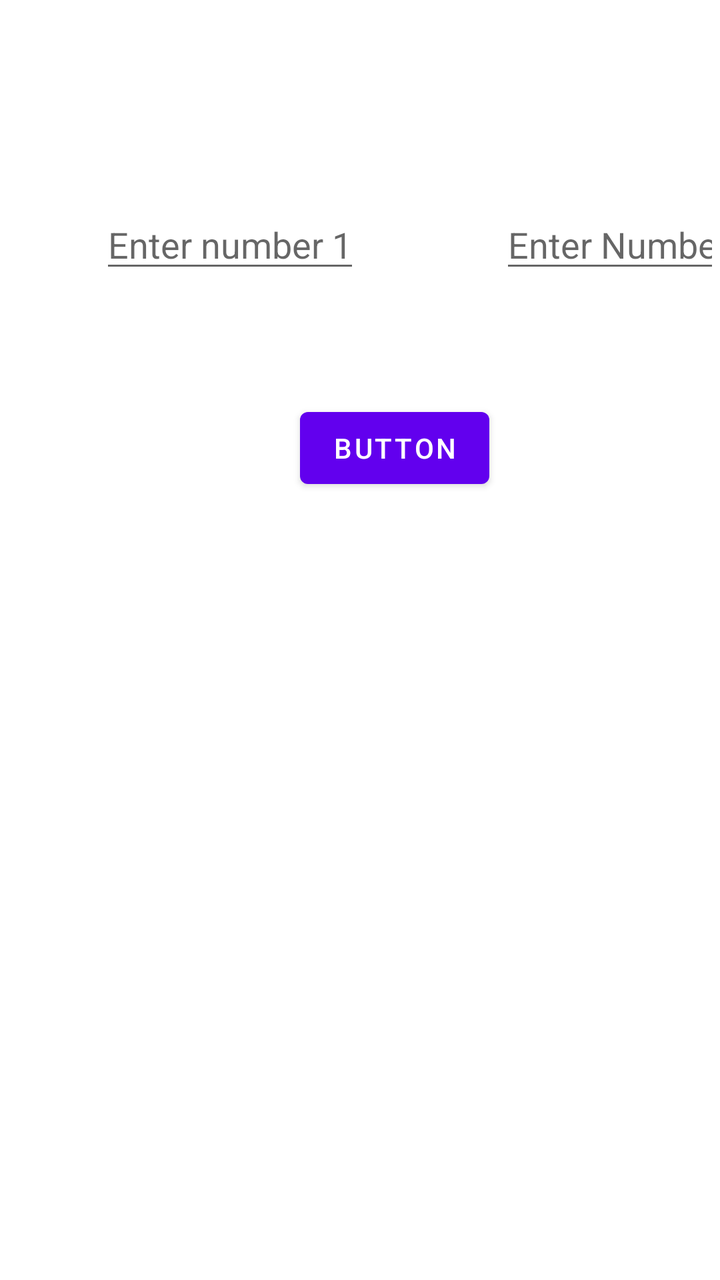
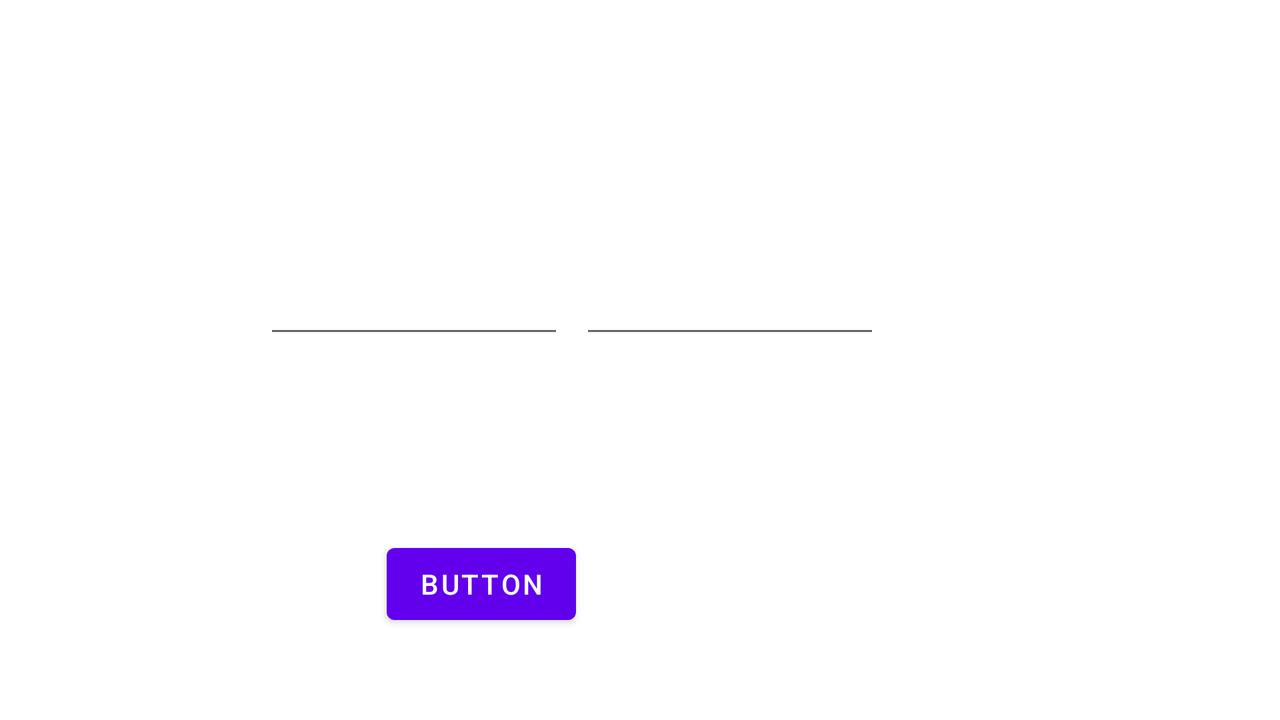

The same Android screen from two of the app's own layout files: first res/layout/ as a phone draws it, then the repository's variant for another configuration, drawn on a device whose configuration selects that folder. Both files follow.
<!-- AndroidManifest.xml: application theme Theme.Calc_Fragment -->
<!-- res/layout/fragment_b.xml -->
<?xml version="1.0" encoding="utf-8"?>
<androidx.coordinatorlayout.widget.CoordinatorLayout xmlns:android="http://schemas.android.com/apk/res/android"
    xmlns:app="http://schemas.android.com/apk/res-auto"
    xmlns:tools="http://schemas.android.com/tools"
    android:layout_width="match_parent"
    android:layout_height="match_parent"
    android:background="@color/white"
    tools:context=".FragmentB">

    <EditText
        android:id="@+id/Input1"
        android:layout_width="wrap_content"
        android:layout_height="wrap_content"
        android:layout_alignParentTop="true"
        android:layout_alignParentEnd="true"
        android:layout_centerHorizontal="true"
        android:layout_marginStart="50dp"
        android:layout_marginTop="100dp"
        android:hint="Enter number 1"
        android:inputType="number"
        android:text=""
        tools:ignore="SpeakableTextPresentCheck,TouchTargetSizeCheck">

    </EditText>

    <EditText
        android:id="@+id/Input2"
        android:layout_width="wrap_content"
        android:layout_height="wrap_content"
        android:layout_below="@+id/Input1"
        android:layout_alignParentEnd="true"
        android:layout_centerHorizontal="true"
        android:layout_marginStart="250dp"
        android:layout_marginTop="100dp"
        android:hint="Enter Number 2"
        android:inputType="number"
        android:text=""
        tools:ignore="SpeakableTextPresentCheck,TouchTargetSizeCheck">

    </EditText>

    <Button
        android:id="@+id/output"
        android:layout_width="wrap_content"
        android:layout_height="wrap_content"
        android:layout_below="@+id/Input2"
        android:layout_alignParentEnd="true"
        android:layout_centerHorizontal="true"
        android:layout_marginStart="150dp"
        android:layout_marginTop="200dp"
        android:text="Button" />

</androidx.coordinatorlayout.widget.CoordinatorLayout>
<!-- resources referenced by this layout -->
<resources>
  <style name="Theme.Calc_Fragment" parent="Theme.MaterialComponents.DayNight.DarkActionBar">
          
          <item name="colorPrimary">@color/purple_500</item>
          <item name="colorPrimaryVariant">@color/purple_700</item>
          <item name="colorOnPrimary">@color/white</item>
          
          <item name="colorSecondary">@color/teal_200</item>
          <item name="colorSecondaryVariant">@color/teal_700</item>
          <item name="colorOnSecondary">@color/black</item>
          
          <item name="android:statusBarColor" tools:targetApi="l">?attr/colorPrimaryVariant</item>
          
      </style>
</resources>
<!-- res/layout-land/fragment_b.xml (the repository's variant of the layout above) -->
<!-- drawn on the phone turned sideways -->
<?xml version="1.0" encoding="utf-8"?>
<androidx.constraintlayout.widget.ConstraintLayout xmlns:android="http://schemas.android.com/apk/res/android"
    xmlns:app="http://schemas.android.com/apk/res-auto"
    xmlns:tools="http://schemas.android.com/tools"
    android:layout_width="match_parent"
    android:layout_height="match_parent"
    android:background="@color/white"
    tools:context=".FragmentB">

    <EditText
        android:id="@+id/Input1"
        android:layout_width="150dp"
        android:layout_height="70dp"
        android:layout_marginStart="132dp"
        android:layout_marginTop="104dp"
        android:inputType="number"
        app:layout_constraintStart_toStartOf="parent"
        app:layout_constraintTop_toTopOf="parent"
        tools:ignore="SpeakableTextPresentCheck">

    </EditText>

    <EditText
        android:id="@+id/Input2"
        android:layout_width="150dp"
        android:layout_height="70dp"
        android:layout_marginTop="104dp"
        android:layout_marginEnd="200dp"
        android:inputType="number"
        app:layout_constraintEnd_toEndOf="parent"
        app:layout_constraintTop_toTopOf="parent"
        tools:ignore="SpeakableTextPresentCheck">

    </EditText>

    <Button
        android:id="@+id/output"
        android:layout_width="wrap_content"
        android:layout_height="wrap_content"
        android:layout_marginEnd="352dp"
        android:layout_marginBottom="44dp"
        android:text="Button"
        app:layout_constraintBottom_toBottomOf="parent"
        app:layout_constraintEnd_toEndOf="parent" />

</androidx.constraintlayout.widget.ConstraintLayout>
